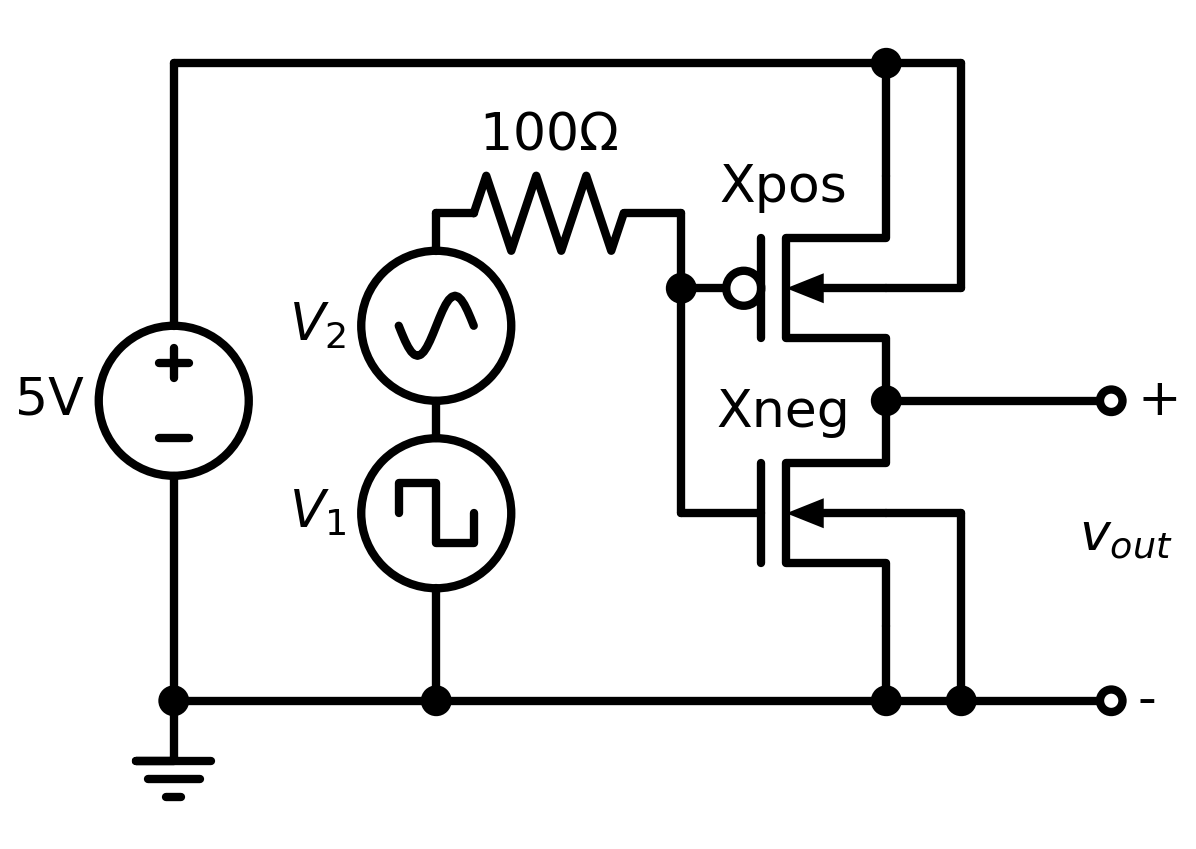

Here is the Python script that generated this plot:
import schemdraw
import schemdraw.elements as elm
import os

selfdir = os.path.dirname(__file__)


with schemdraw.Drawing() as d:

    d.config(unit=1.0)

    gnd = elm.Ground()
    elm.Dot()
    start = elm.Line().up().length(1.5)
    Vdd = elm.SourceV().up().label('5V')
    elm.Line().at(start.start).right().length(1.75)

    source_base = elm.Line().up().length(0.75)
    elm.SourceSquare().up().label(r'$V_1$')
    elm.Line().up().length(0.25)
    elm.SourceSin().up().label(r'$V_2$')
    elm.Line().up().length(0.25)
    elm.Line().right().length(0.25)
    v_in = elm.Resistor().right().label(r"100$\Omega$")

    elm.Dot().at(source_base.start)
    Vss = elm.Line().right().length(3.0)

    elm.Line().up().length(0.5)
    Xneg = elm.NFet(bulk=True).anchor('source').theta(0).reverse().label("Xneg", loc="top", ofst=-0.25)
    elm.Line().at(Xneg.bulk).right().length(0.5)
    elm.Line().down().toy(Vss.end).dot()
    Xpos = elm.PFet(bulk=True).at(Xneg.drain).anchor('drain').theta(0).reverse().label("Xpos", loc="top", ofst=-0.25)

    elm.Line().at(Xneg.gate).to(Xpos.gate).dot()
    elm.Line().up().toy(v_in.end)
    elm.Line().left().tox(v_in.end)

    elm.Line().at(Xpos.source).up().length(0.75)
    top_net = elm.Line().left().tox(Vdd.end)
    elm.Line().down().toy(Vdd.end)

    elm.Line().at(Xpos.bulk).right().length(0.5)
    elm.Line().up().toy(top_net.end)
    elm.Line().left().tox(Xpos.source).dot()

    elm.Dot().at((Xneg.drain + Xpos.drain)/2)
    vout_plus = elm.Line().right().length(1.5).dot(open=True).label("+",loc="rgt")
    
    elm.Dot().at(Vss.end)
    vout_minus = elm.Line().right().tox(vout_plus.end).dot(open=True).label("-", loc="rgt")

    elm.Label().at((vout_plus.end + vout_minus.end) / 2).label(r"$v_{out}$")

    # This last push/pop forces the
    # drawing to be fully flushed (otherwise
    # the last element is often missing)
    d.push()
    d.pop()

    d.save(fname=os.path.join(selfdir, "inverter.png"),
           transparent=False,
           dpi=300)
